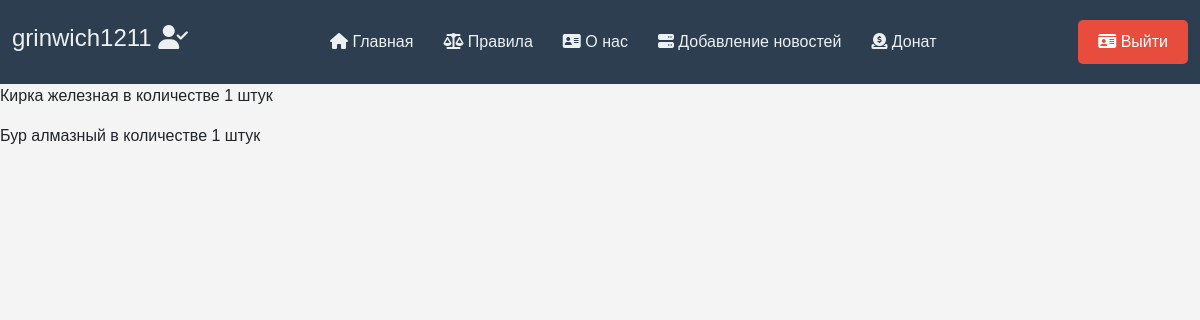
The page /shop/basket/ (signed in) on the database its author committed.
### shop/models.py (models this page shows, shortened)
class Baskets(models.Model):
    user = models.ForeignKey(settings.AUTH_USER_MODEL,
                                 on_delete=models.CASCADE,
                                default=None
                                 )
    product = models.ForeignKey(Products,
                                on_delete=models.CASCADE,
                                default=None
                                )
    value = models.IntegerField(default=1)
    class Meta:
        verbose_name = 'Корзина'
        verbose_name_plural = 'Корзины'

class Products(models.Model):
    BLOCK = 'BL'
    TOOL = 'T'
    BOOK = 'BO'
    TYPES = {
        (BLOCK, 'Блок'),
        (TOOL, 'Инструмент'),
        (BOOK, 'Книга')
    }
    VANILA = 'V'
    IC2 = 'I'
    TERMO = 'T'
    MODES = {
        (VANILA, 'Ванила'),
        (IC2, 'Indastrial Craft2'),
        (TERMO, 'Termo')
    }
    name = models.CharField('Название', max_length=50)
    price = models.IntegerField('Цена')
    type = models.CharField('Тип товара', max_length=2, choices=TYPES)
    mode = models.CharField('Мод', max_length=1, choices= MODES)
    def __str__(self):
        return self.name
    class Meta:
        verbose_name = 'Товар'
        verbose_name_plural = 'Товары'

### shop/views.py (the view)
# urls.py: path('basket/', views.basket, name='basket')
@ login_required
def basket(request):
    username = request.user.username
    status = User_Status.objects.get(username = request.user.id).Isverified
    products = Baskets.objects.order_by('user')
    user = request.user
    data={
        'status':status,
        'username':username,
        'products': products,
        'user':user
    }
    return render(request, 'shop/Basket.html', data)

### shop/templates/shop/Basket.html (shortened to what this page needs)
{% extends 'patterns/header.html' %}
{% load static %}
{% block home %}
    {% for el in products %}
        {% if el.user == user %}
            <p>{{el.product}} в количестве {{el.value}} штук</p>
        {% endif %}
    {% endfor %}
{% endblock %}

### home/templates/patterns/header.html
{% extends 'patterns/pattern.html' %}
{% block header %}
<header>
    <div class="container">
        <h1 class="logo">
            {% if user.is_authenticated %}
                {{username}}
                {% if status == True %}
                    <i class="fa-solid fa-user-check" alt="Подтверждённый пользователь"></i>
                {% endif %}
            {% endif %}
        </h1>
        <nav>
            <ul class="menu">
                <li><a href="{% url 'home' %}"><i class="fa-solid fa-house"></i> Главная</a></li>
                <li><a href="{% url 'rules' %}"><i class="fa-solid fa-scale-balanced"></i> Правила </a></li>
                <li><a href="{% url 'about' %}"><i class="fa-solid fa-address-card"></i> О нас</a></li>
                <li><a href="{% url 'createnews' %}"><i class="fa-solid fa-server"></i>  Добавление новостей</a></li>
                <li><a href="{% url 'shop' %}"><i class="fa-solid fa-circle-dollar-to-slot"></i> Донат</a></li>
            </ul>
        </nav>
        {% if not user.is_authenticated %}
            <a href="{% url 'auth' %}" class="register-button"><i class="fa-solid fa-id-card"></i> Регистрация/вход </a>
        {% else %}
            <a href="{% url 'logout' %}" class="register-button"><i class="fa-solid fa-id-card"></i> Выйти </a>
        {% endif %}
    </div>
</header>
{% endblock %}

### login/static/login/reg.css (style rules this page uses)
body { font-family: Arial, sans-serif; background-color: #f4f4f4; justify-content: center; align-items: center; height: 100vh; margin: 0; }

### home/static/patterns/css/styleheader.css (style rules this page uses)
body { font-family: Arial, sans-serif; background-color: #f4f4f4; margin: 0; padding: 0; }
header { background-color: #2c3e50; color: #ecf0f1; padding: 20px 0; }
.container { max-width: 1200px; margin: 0 auto; display: flex; justify-content: space-between; align-items: center; }
.logo { font-size: 24px; }
nav { flex-grow: 1; }
.menu { list-style: none; padding: 0; margin: 0; display: flex; justify-content: center; }
.menu li { margin: 0 15px; }
.menu a { color: #ecf0f1; text-decoration: none; transition: color 0.3s; }
.register-button { background-color: #e74c3c; color: white; padding: 10px 20px; text-decoration: none; border-radius: 5px; transition: background-color 0.3s; }

### rows shown on the page
Baskets: product "Кирка железная", value "1"
Baskets: product "Бур алмазный", value "1"

### other values the page prints
{{ username }} "grinwich1211"
